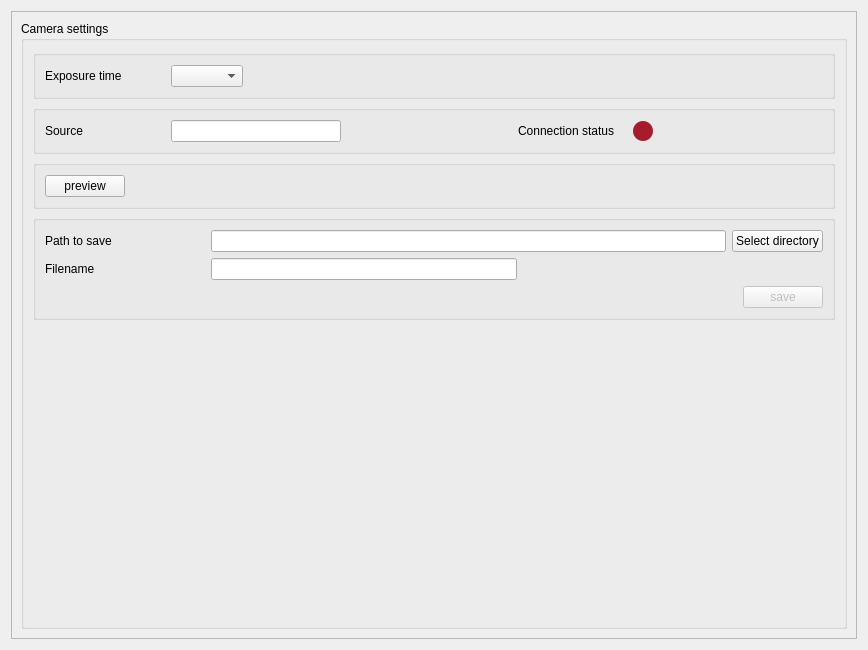
<?xml version="1.0" encoding="UTF-8"?>
<ui version="4.0">
 <class>Form</class>
 <widget class="QWidget" name="Form">
  <property name="geometry">
   <rect>
    <x>0</x>
    <y>0</y>
    <width>868</width>
    <height>650</height>
   </rect>
  </property>
  <property name="sizePolicy">
   <sizepolicy hsizetype="Expanding" vsizetype="Expanding">
    <horstretch>0</horstretch>
    <verstretch>0</verstretch>
   </sizepolicy>
  </property>
  <property name="windowTitle">
   <string>Mock Camera Settings</string>
  </property>
  <layout class="QVBoxLayout" name="verticalLayout_2">
   <item>
    <widget class="QScrollArea" name="scrollArea">
     <property name="widgetResizable">
      <bool>true</bool>
     </property>
     <widget class="QWidget" name="scrollAreaWidgetContents_3">
      <property name="geometry">
       <rect>
        <x>0</x>
        <y>0</y>
        <width>848</width>
        <height>630</height>
       </rect>
      </property>
      <layout class="QVBoxLayout" name="verticalLayout_3">
       <item>
        <widget class="QGroupBox" name="groupBox_general">
         <property name="title">
          <string>Camera settings</string>
         </property>
         <layout class="QVBoxLayout" name="verticalLayout">
          <item>
           <widget class="QGroupBox" name="exposureBox">
            <property name="title">
             <string/>
            </property>
            <layout class="QHBoxLayout" name="horizontalLayout_2">
             <item>
              <widget class="QLabel" name="exposureText">
               <property name="sizePolicy">
                <sizepolicy hsizetype="Fixed" vsizetype="Fixed">
                 <horstretch>0</horstretch>
                 <verstretch>0</verstretch>
                </sizepolicy>
               </property>
               <property name="minimumSize">
                <size>
                 <width>120</width>
                 <height>0</height>
                </size>
               </property>
               <property name="text">
                <string>Exposure time</string>
               </property>
              </widget>
             </item>
             <item>
              <widget class="QComboBox" name="exposure"/>
             </item>
             <item>
              <spacer name="horizontalSpacer">
               <property name="orientation">
                <enum>Qt::Orientation::Horizontal</enum>
               </property>
               <property name="sizeHint" stdset="0">
                <size>
                 <width>40</width>
                 <height>20</height>
                </size>
               </property>
              </spacer>
             </item>
            </layout>
           </widget>
          </item>
          <item>
           <widget class="QGroupBox" name="sourceBox">
            <property name="title">
             <string/>
            </property>
            <layout class="QHBoxLayout" name="horizontalLayout">
             <item>
              <widget class="QLabel" name="sourceText">
               <property name="sizePolicy">
                <sizepolicy hsizetype="Fixed" vsizetype="Fixed">
                 <horstretch>0</horstretch>
                 <verstretch>0</verstretch>
                </sizepolicy>
               </property>
               <property name="minimumSize">
                <size>
                 <width>120</width>
                 <height>0</height>
                </size>
               </property>
               <property name="text">
                <string>Source</string>
               </property>
              </widget>
             </item>
             <item>
              <widget class="QLineEdit" name="cameraSource">
               <property name="text">
                <string></string>
               </property>
              </widget>
             </item>
             <item>
              <spacer name="horizontalSpacer_4">
               <property name="orientation">
                <enum>Qt::Orientation::Horizontal</enum>
               </property>
               <property name="sizeHint" stdset="0">
                <size>
                 <width>40</width>
                 <height>20</height>
                </size>
               </property>
              </spacer>
             </item>
             <item>
              <widget class="QLabel" name="statusLabel">
               <property name="text">
                <string>Connection status</string>
               </property>
              </widget>
             </item>
             <item>
              <widget class="QLabel" name="sourceLabel">
               <property name="text">
                <string/>
               </property>
              </widget>
             </item>
             <item>
              <widget class="QLabel" name="connectionIndicator">
               <property name="maximumSize">
                <size>
                 <width>20</width>
                 <height>20</height>
                </size>
               </property>
               <property name="styleSheet">
                <string notr="true">border-radius: 10px;
background-color:rgb(165, 29, 45);
min-height: 20px;
min-width: 20px;</string>
               </property>
               <property name="text">
                <string/>
               </property>
              </widget>
             </item>
             <item>
              <spacer name="horizontalSpacer_2">
               <property name="orientation">
                <enum>Qt::Orientation::Horizontal</enum>
               </property>
               <property name="sizeHint" stdset="0">
                <size>
                 <width>40</width>
                 <height>20</height>
                </size>
               </property>
              </spacer>
             </item>
            </layout>
           </widget>
          </item>
          <item>
           <widget class="QGroupBox" name="groupBox">
            <property name="title">
             <string/>
            </property>
            <layout class="QHBoxLayout" name="horizontalLayout_3">
             <item>
              <widget class="QPushButton" name="cameraPreview">
               <property name="text">
                <string>preview</string>
               </property>
              </widget>
             </item>
             <item>
              <spacer name="horizontalSpacer_3">
               <property name="orientation">
                <enum>Qt::Orientation::Horizontal</enum>
               </property>
               <property name="sizeHint" stdset="0">
                <size>
                 <width>713</width>
                 <height>20</height>
                </size>
               </property>
              </spacer>
             </item>
            </layout>
           </widget>
          </item>
          <item>
           <widget class="QGroupBox" name="fileBox">
            <property name="enabled">
             <bool>true</bool>
            </property>
            <property name="title">
             <string/>
            </property>
            <layout class="QVBoxLayout" name="verticalLayout_4">
             <item>
              <layout class="QHBoxLayout" name="horizontalLayout_5">
               <item>
                <widget class="QLabel" name="pathLabel">
                 <property name="minimumSize">
                  <size>
                   <width>160</width>
                   <height>0</height>
                  </size>
                 </property>
                 <property name="text">
                  <string>Path to save</string>
                 </property>
                </widget>
               </item>
               <item>
                <widget class="QLineEdit" name="lineEdit_path"/>
               </item>
               <item>
                <widget class="QPushButton" name="directoryButton">
                 <property name="text">
                  <string>Select directory</string>
                 </property>
                </widget>
               </item>
              </layout>
             </item>
             <item>
              <layout class="QHBoxLayout" name="horizontalLayout_6">
               <item>
                <widget class="QLabel" name="filenameLabel">
                 <property name="minimumSize">
                  <size>
                   <width>160</width>
                   <height>0</height>
                  </size>
                 </property>
                 <property name="text">
                  <string>Filename</string>
                 </property>
                </widget>
               </item>
               <item>
                <widget class="QLineEdit" name="lineEdit_filename"/>
               </item>
               <item>
                <spacer name="horizontalSpacer_9">
                 <property name="orientation">
                  <enum>Qt::Orientation::Horizontal</enum>
                 </property>
                 <property name="sizeHint" stdset="0">
                  <size>
                   <width>40</width>
                   <height>20</height>
                  </size>
                 </property>
                </spacer>
               </item>
              </layout>
             </item>
             <item>
              <layout class="QHBoxLayout" name="horizontalLayout_9">
               <item>
                <spacer name="horizontalSpacer_10">
                 <property name="orientation">
                  <enum>Qt::Orientation::Horizontal</enum>
                 </property>
                 <property name="sizeHint" stdset="0">
                  <size>
                   <width>40</width>
                   <height>20</height>
                  </size>
                 </property>
                </spacer>
               </item>
               <item>
                <widget class="QPushButton" name="saveButton">
                 <property name="enabled">
                  <bool>false</bool>
                 </property>
                 <property name="text">
                  <string>save</string>
                 </property>
                </widget>
               </item>
              </layout>
             </item>
            </layout>
           </widget>
          </item>
          <item>
           <spacer name="verticalSpacer">
            <property name="orientation">
             <enum>Qt::Orientation::Vertical</enum>
            </property>
            <property name="sizeHint" stdset="0">
             <size>
              <width>20</width>
              <height>40</height>
             </size>
            </property>
           </spacer>
          </item>
         </layout>
        </widget>
       </item>
      </layout>
     </widget>
    </widget>
   </item>
  </layout>
 </widget>
 <resources/>
 <connections/>
</ui>
